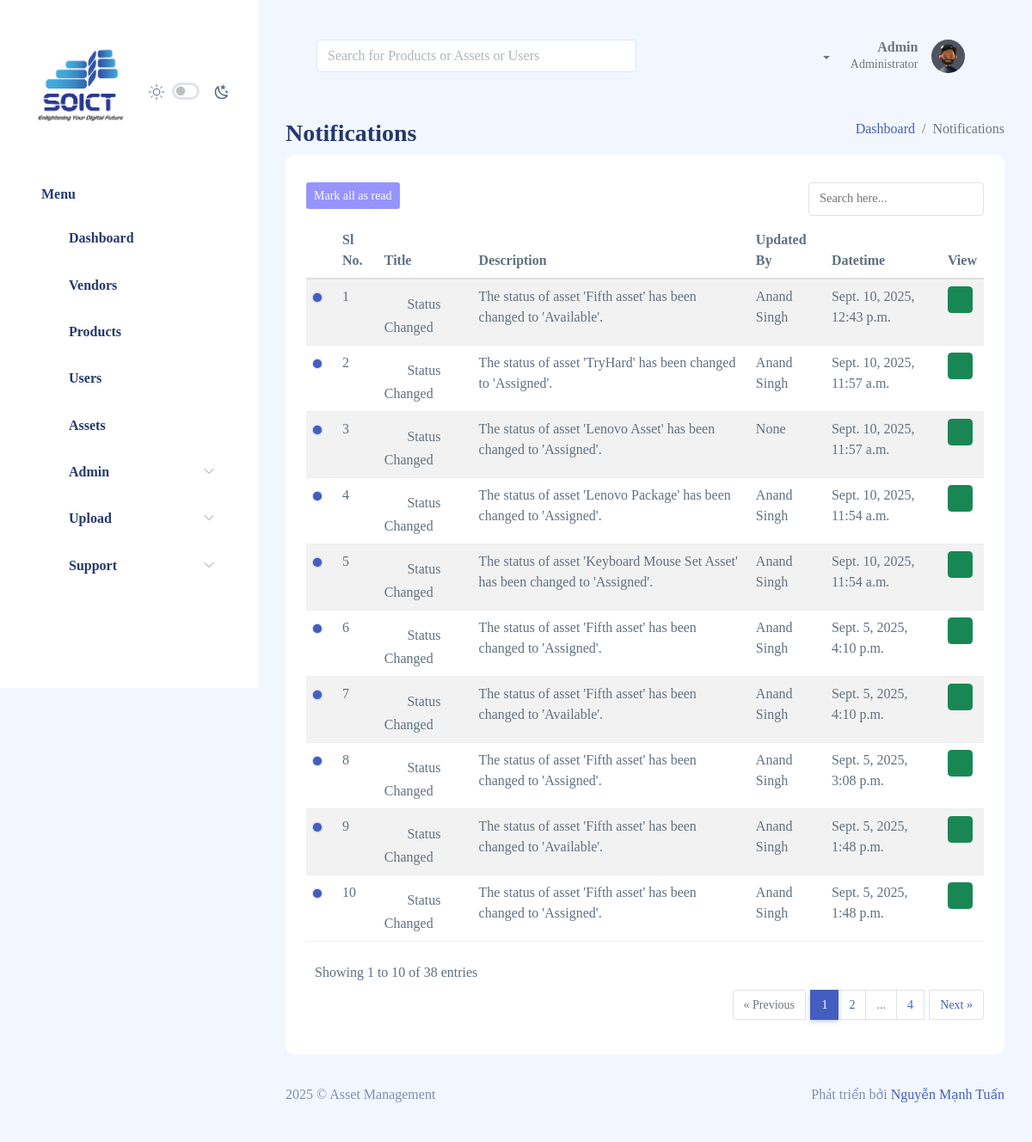
The app's page /notifications/list (signed in) with its own data.
### authentication/models.py (models this page shows, shortened)
class User(AbstractBaseUser, PermissionsMixin, TimeStampModel, SoftDeleteModel):
    id = models.UUIDField(primary_key=True, default=uuid.uuid4, editable=False)
    email = models.EmailField(max_length=255, unique=True)
    username = models.CharField(max_length=255 , blank=True, null=True)
    full_name = models.CharField(max_length=255, blank=True, null=True)
    phone = models.CharField(max_length=255, blank=True, null=True)
    profile_pic = ResizedImageField(upload_to=path_and_rename, blank=True, null=True)
    employee_id = models.CharField(max_length=45, blank=True, null=True)
    is_active = models.BooleanField(default=False)
    is_staff = models.BooleanField(default=False)
    organization = models.ForeignKey(Organization, models.DO_NOTHING, blank=True, null=True)
    address = models.ForeignKey(Address, models.DO_NOTHING, blank=True, null=True)
    location = models.ForeignKey(Location, models.DO_NOTHING, blank=True, null=True)
    department = models.ForeignKey(Department, models.DO_NOTHING, blank=True, null=True)
    access_level = models.BooleanField(choices=BOOL_CHOICES,default=False)
    role = models.ForeignKey(Role, models.DO_NOTHING, related_name='role', blank=True, null=True)
    objects = UserManager()
    history = HistoricalRecords()
    USERNAME_FIELD = 'email'
    REQUIRED_FIELDS = ['full_name', 'phone', 'username']

### notifications/models.py (models this page shows)
class UserNotification(models.Model):
    user = models.ForeignKey(User, on_delete=models.SET_NULL, blank = True, null = True)
    notification = models.ForeignKey(Notification, models.DO_NOTHING, blank = True, null = True)
    is_seen = models.BooleanField(default=False)

class Notification(TimeStampModel):
    id = models.UUIDField(primary_key=True, default=uuid.uuid4, editable=False)
    instance_id = models.UUIDField(default=uuid.uuid4, editable=False)
    notification_title = models.CharField(max_length = 255, blank = True, null = True)
    notification_text = models.CharField(max_length = 255, blank = True, null = True)
    icon = models.CharField(max_length = 225, blank = True, null = True)
    link = models.CharField(max_length = 225, blank = True, null = True)
    is_superuser = models.BooleanField(default=False)

### notifications/views.py (the view)
# urls.py: path('list', views.listed, name='list'),
@login_required
def list(request):
    notifications_list = UserNotification.objects.filter(
        user=request.user).order_by('-notification__created_at')
    paginator = Paginator(notifications_list, PAGE_SIZE, orphans=ORPHANS)
    page_number = request.GET.get('page')
    page_object = paginator.get_page(page_number)
    context = {
        'sidebar': 'notifications',
        'page_object': page_object,
        'title': 'Notifications'
    }
    return render(request, 'notifications/details.html', context=context)

### templates/notifications/details.html (shortened to what this page needs)
{% extends 'layouts/main-layout.html' %} {% block content %}
<div class="page-heading">
  <div class="page-title">
    <div class="row">
      <div class="col-12 col-md-6 order-md-1 order-last">
        <h3>Notifications</h3>
      </div>
      <div class="col-12 col-md-6 order-md-2 order-first">
        <nav
          aria-label="breadcrumb"
          class="breadcrumb-header float-start float-lg-end"
        >
          <ol class="breadcrumb">
            <li class="breadcrumb-item"><a href="/">Dashboard</a></li>
            <li class="breadcrumb-item active" aria-current="page">
              Notifications
            </li>
          </ol>
        </nav>
      </div>
    </div>
  </div>
  <section class="section">
    <div class="card">
      <div class="card-body">
        <div class="d-flex justify-content-between my-2 gap-2">
          {% if page_object %}
            <a
                class="btn btn-sm align-items-center justify-content-center text-white mb-2 "
                style="background-color: #9694ff !important;"
                hx-post="{% url 'notifications:mark_all_as_read' %}"
                hx-headers='{"X-CSRFToken": "{{ csrf_token }}"}'
                hx-trigger="click"
                hx-swap="none"
                onclick="removeUnreadDotsInContent()"
            >   Mark all as read
            </a>
          {% endif %}
          <input
            name="search_text"
            type="search"
            class="dataTable-input"
            autocomplete="off"
            placeholder="Search here..."
            hx-get="{% url 'notifications:search' page_object.number %}"
            hx-trigger="keyup changed delay:500ms, search"
            hx-target="#search_result"
          />
        </div>
        <table class="table table-hover table-striped" id="table1">
          <thead>
            <tr>
              <th></th>
              <th>Sl No.</th>
              <th>Title</th>
              <th>Description</th>
              <th>Updated By</th>
              <th>Datetime</th>
              <th>View</th>
            </tr>
          </thead>
          {% if page_object %}
          <tbody id="search_result">
            {% for user_notification in page_object %}
            <tr>
              <td>
                {% if not user_notification.is_seen %}
                <div
                  class="unread-dot"
                  style="
                    display: inline-block !important;
                    width: 10px !important;
                    height: 10px !important;
                    margin-right: 8px !important;
                    border-radius: 50% !important;
                    background-color: #435ebe !important;
                    font-weight: bold !important;
                    box-shadow: 0 0 2px #435ebe !important;
                    vertical-align: middle !important;
                  "
                ></div>
                {% endif %}
              </td>
              <td>{{page_object.start_index|add:forloop.counter0}}</td>
              <td>
                <span
                  ><i
                    class="bi {{user_notification.notification.icon}} bi-sub fs-4 text-muted pe-2"
                  ></i></span
                >{{user_notification.notification.notification_title | title}}
              </td>
              <td>{{user_notification.notification.notification_text}}</td>
              <td>{{user_notification.notification.updated_by}}</td>
              <td>{{user_notification.notification.created_at}}</td>
              <td>
                <div
                  class="btn-group btn-group-sm"
                  role="group"
                  aria-label="Basic example"
                >
                  {% if user_notification.notification.link is not None %}
                  <a class="btn btn-success" onclick="location.href='{{user_notification.notification.link}}';"
                    hx-post="{% url 'notifications:seen' user_notification.id %}"
                    hx-headers='{"X-CSRFToken": "{{ csrf_token }}"}'
                    hx-trigger="click"
                  ><i class="bi bi-eye-fill"></i></a>
                  {% else %}
                  <button class="btn btn-danger">
                    <i class="bi bi-eye-fill"></i>
                  </button>
                  {% endif %}
                </div>
              </td>
            </tr>
            {% endfor %}
          </tbody>
          {% else %}
          <div class="alert alert-info" role="alert">No record available!</div>
          {% endif %}
        </table>
        {% include 'commons/pagination.html' %}
      </div>
    </div>
  </section>
</div>
{% endblock content%}

### templates/commons/header.html (shortened to what this page needs)
{% load static %}
<!DOCTYPE html>
<html lang="en">
<head>
    <link rel="stylesheet" href="{% static 'assets/css/main/app.css' %}" />
    <link rel="stylesheet" href="{% static 'assets/css/main/app-dark.css' %}" />
    <link rel="stylesheet" href="{% static 'assets/css/shared/iconly.css' %}" />
    <link rel="stylesheet" href="{% static 'assets/css/pages/simple-datatables.css' %}" />
    <link rel="stylesheet" href="https://cdn.jsdelivr.net/npm/toastify-js/src/toastify.min.css" />
</head>
<body>
    <div id="app">
        {% include 'commons/sidebar.html' %}
        <div id="main">
            <header class="mb-3">
                <nav class="navbar navbar-expand navbar-light pt-0">
                    <div class="container-fluid d-flex align-items-center">
                         {% if perms.authentication.view_users or perms.authentication.delete_users or perms.authentication.edit_users or perms.authentication.add_users %}
                            <form class="d-flex flex-grow-1 me-3" role="search" onsubmit="performSearch(); return false;" style="max-width: 380px;">
                                <input id="global-search" class="form-control me-2 w-100" type="search" placeholder="Search for Products or Assets or Users" aria-label="Search"/>
                            </form>
                        {% else %}
                            <form class="d-flex flex-grow-1 me-3" role="search" onsubmit="performSearch(); return false;" style="max-width: 380px;">
                                <input id="global-search" class="form-control me-2 w-100" type="search" placeholder="Search for Products or Assets" aria-label="Search"/>
                            </form>
                        {% endif %}
                        <div class="d-flex align-items-center ms-auto">
                            <ul class="navbar-nav mb-0 me-3 ">
                                <li class="nav-item dropdown">
                                    <a class="nav-link active dropdown-toggle text-gray-600" href="#" data-bs-toggle="dropdown" aria-expanded="false">
                                        <i class="bi bi-bell bi-sub fs-4"></i>
                                    </a>
                                </li>
                            </ul>
                            <div class="dropdown">
                                <a href="#" data-bs-toggle="dropdown" aria-expanded="false">
                                    <div class="user-menu d-flex">
                                        <div class="user-name text-end me-3">
                                            <h6 class="mb-0 text-gray-600">{{request.user.full_name}}</h6>
                                            <p class="mb-0 text-sm text-gray-600">
                                                {% if request.user.is_superuser %} Administrator {% else %} {{request.user.role}} {% endif %}
                                            </p>
                                        </div>
                                        <div class="user-img d-flex align-items-center">
                                            <div class="avatar avatar-md">
                                                {% if request.user.profile_pic %}
                                                    <img src="{{request.user.profile_pic.url}}" />
                                                {% else %}
                                                    <img src="{% static 'assets/images/faces/1.jpg' %}" />
                                                {% endif %}
                                            </div>
                                        </div>
                                    </div>
                                </a>
                            </div>
                        </div>
                    </div>
                </nav>
            </header>

### static/assets/css/pages/simple-datatables.css (style rules this page uses)
.dataTable-input { padding: 6px 12px; }

### records on screen
User: user.full_name "Admin"
UserNotification: is_seen False (drawn), start_index|add "1", notification.notification_title "Status Changed", notification.notification_text "The status of asset 'Fifth asset' has been changed to 'Available'.", notification.updated_by "Anand Singh", notification.created_at "Sept. 10, 2025, 12:43 p.m."
UserNotification: is_seen False (drawn), start_index|add "2", notification.notification_title "Status Changed", notification.notification_text "The status of asset 'TryHard' has been changed to 'Assigned'.", notification.updated_by "Anand Singh", notification.created_at "Sept. 10, 2025, 11:57 a.m."
UserNotification: is_seen False (drawn), start_index|add "3", notification.notification_title "Status Changed", notification.notification_text "The status of asset 'Lenovo Asset' has been changed to 'Assigned'.", notification.updated_by "None", notification.created_at "Sept. 10, 2025, 11:57 a.m."
UserNotification: is_seen False (drawn), start_index|add "4", notification.notification_title "Status Changed", notification.notification_text "The status of asset 'Lenovo Package' has been changed to 'Assigned'.", notification.updated_by "Anand Singh", notification.created_at "Sept. 10, 2025, 11:54 a.m."
UserNotification: is_seen False (drawn), start_index|add "5", notification.notification_title "Status Changed", notification.notification_text "The status of asset 'Keyboard Mouse Set Asset' has been changed to 'Assigned'.", notification.updated_by "Anand Singh", notification.created_at "Sept. 10, 2025, 11:54 a.m."
UserNotification: is_seen False (drawn), start_index|add "6", notification.notification_title "Status Changed", notification.notification_text "The status of asset 'Fifth asset' has been changed to 'Assigned'.", notification.updated_by "Anand Singh", notification.created_at "Sept. 5, 2025, 4:10 p.m."
UserNotification: is_seen False (drawn), start_index|add "7", notification.notification_title "Status Changed", notification.notification_text "The status of asset 'Fifth asset' has been changed to 'Available'.", notification.updated_by "Anand Singh", notification.created_at "Sept. 5, 2025, 4:10 p.m."
UserNotification: is_seen False (drawn), start_index|add "8", notification.notification_title "Status Changed", notification.notification_text "The status of asset 'Fifth asset' has been changed to 'Assigned'.", notification.updated_by "Anand Singh", notification.created_at "Sept. 5, 2025, 3:08 p.m."
UserNotification: is_seen False (drawn), start_index|add "9", notification.notification_title "Status Changed", notification.notification_text "The status of asset 'Fifth asset' has been changed to 'Available'.", notification.updated_by "Anand Singh", notification.created_at "Sept. 5, 2025, 1:48 p.m."
UserNotification: is_seen False (drawn), start_index|add "10", notification.notification_title "Status Changed", notification.notification_text "The status of asset 'Fifth asset' has been changed to 'Assigned'.", notification.updated_by "Anand Singh", notification.created_at "Sept. 5, 2025, 1:48 p.m."

### other values on screen
{{ page_object.start_index }} "1"
{{ page_object.end_index }} "10"
{{ page_object.paginator.count }} "38"
{{ i }} "1"
{{ i }} "2"
{{ page_object.paginator.num_pages }} "4"
